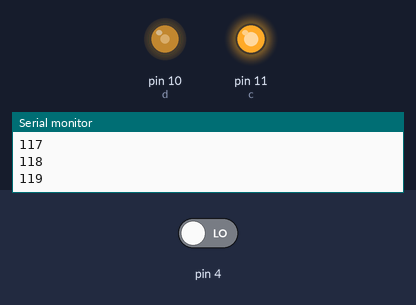
A sketch run on a simulated Arduino Uno, built with avr-gcc and run on an emulated ATmega328P. Parts: output pins drawn as LEDs (lit = HIGH), the last lines printed to the serial monitor. Inputs (shaded band) come from the test bench; at power-on: pin 4 LOW.

Above: at 1.2 s.
1.3 s: pin 4 driven HIGH
At 1.67 s:
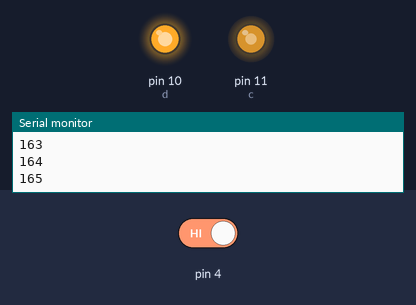
4.3 s: pin 4 driven LOW
At 4.76 s:
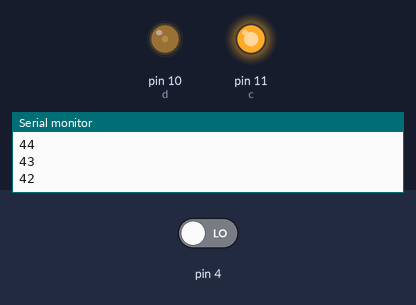
7.3 s: pin 4 driven HIGH
At 7.51 s:
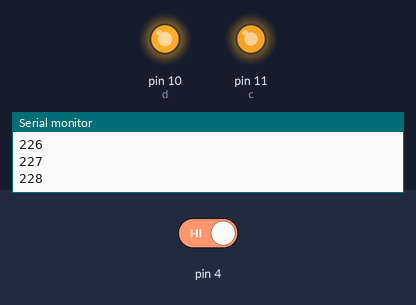
Timing chart, 0 to 16.3 s (numbered marks = the images above; inputs shaded):
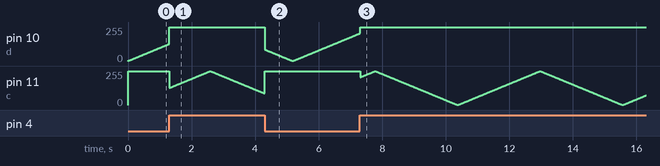

The sketch:

updownLED.ino
```cpp
/*
값이 255까지 증가했다가 0깍지 감소하기를 반복하는 프로그램.
추가, LED에 적용.
터치 시 LED 색상 변경.
*/
int a = 0;
int b = 0;
int c = 0;
int d = 0;
void setup() {
  pinMode(4, INPUT);
  pinMode(10, OUTPUT);
  pinMode(11, OUTPUT);
  Serial.begin(115200);
}

void loop() {
  //기준값에 따라서 증감 판단.
  if(a >= 255) {
    b = 1;
  }
  else if(a <= 0) {
    b = 0;
  }

  if(b == 0) {
    a = a + 1;
  }
  else {
    a = a - 1;
  }

  if(digitalRead(4) == 1) {
    c = 11;
    d = 10;
  }
  else {
    c = 10;
    d = 11;
  }
  analogWrite(c, a);
  digitalWrite(d, HIGH);
  Serial.println(a);
  delay(10);
}
```
